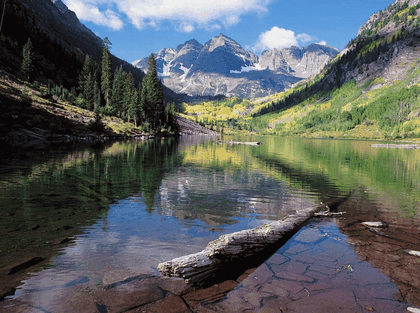
%> input picture HW3/DPCMandMLonImages/river.gif, 420 x 313 px, shrunk from 848 x 632 before the run
$ octave p3.m   (GNU Octave 9; MATLAB toolbox functions it lacks are replaced by stand-ins)
%> lines starting %> are read from the running program, lines starting %| are printed output that depends on the picture; in (x1, y1, x2, y2) boxes, pixels count from 0 and x2, y2 are one past the last pixel; in counts of white or black regions, pixels touching at a corner belong together; the program's own positions count from 1
### HW3/DPCMandMLonImages/DPCM2D.m
function [cpX] = DPCM2D(X, abcset)
    a = abcset(1);
    b = abcset(2);
    c = abcset(3);
    sizeX = size(X);
    X = double(X);
    cpX = X;
    % deal with the first elemets
    cpX(1,1) = X(1,1);
    % deal with the first row except the first elements
    for j = 2:sizeX(2),
        cpX(1,j) = X(1,j)-X(1,j-1);
    end

    % deal with the first column except the first elements
    for i = 2:sizeX(1),
        cpX(i, 1) = X(i,1)-X(i-1, 1);
    end

    % deal with the rest elements
    for i = 2:sizeX(1),
        for j =2:sizeX(2),
            cpX(i, j) = floor(X(i,j)- (a*X(i, j-1)+b*X(i-1, j-1)+c*X(i-1, j)));
            %cpX(i, j) = floor(X(i,j)- (a*X(i, j-1)+b*X(i-1, j-1)+c*X(i-1, j)));
        end
    end
end

### HW3/DPCMandMLonImages/computeEntropy.m
function H = computeEntropy(X)
X = double(X(:));
r = range(X);
f = zeros(r+1,1);
minX = min(X);

for i = 1:length(X),
    f(X(i)-minX+1) = f(X(i)-minX+1)+1;
end

f= f(f~=0);
% probability distribution
p = f./sum(f);
% the self information for each color
SelfX = -log2(p);
% the entropy of this picture
H = sum(p.*SelfX);
end

### HW3/DPCMandMLonImages/p3.m
%% initialization
clear;close all; clc;
%%
[I, map] = imread('river.gif');
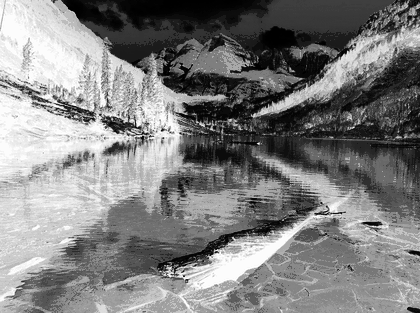
%> I: size 313x420 uint8; min 0, max 255, mean 127.7
%> map = 256 rows, first 12: [0.925 0.933 0.937; 0.914 0.914 0.922; 0.867 0.886 0.925; 0.886 0.875 0.776; 0.847 0.843 0.882; 0.878 0.827 0.529; 0.784 0.824 0.914; 0.796 0.812 0.741; 0.804 0.78 0.808; 0.78 0.741 0.773; 0.796 0.757 0.612; 0.808 0.761 0.396]
G = ind2gray(I, map);
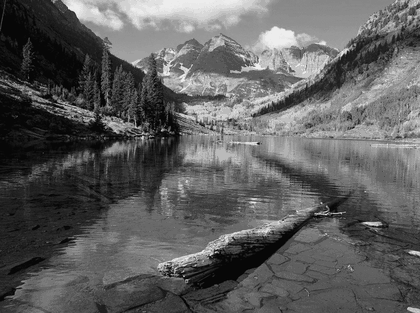
%> G: size 313x420 single; min 0.0157, max 0.931, mean 0.371

%%
% sets of values of a, b and c
abcSet1 = [1, 0, 0];
abcSet2 = [0, 0, 1];
abcSet3 = [0.5, 0, 0.5];
abcSet4 = [1, -1, 1];
abcSet5 = [0.75, -0.5, 0.75];

% residual images E's
E1 = DPCM2D(G, abcSet1);
%> after the loop in DPCM2D, `for j = 2:sizeX(2),`:
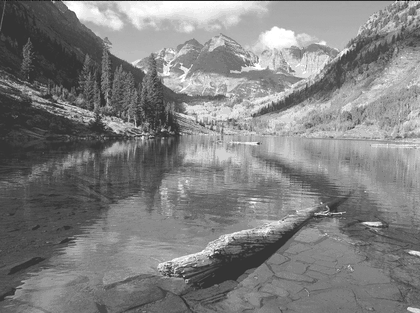
%> cpX: size 313x420 double; min -0.205, max 0.931, mean 0.369; drawn with min black and max white
%> after the loop in DPCM2D, `for i = 2:sizeX(1),`: cpX: size 313x420 double; 0.24% of pixels changed, all inside (x1, y1, x2, y2) = (0, 1, 1, 313)
%E1 = G;
E2 = DPCM2D(G, abcSet2);
E3 = DPCM2D(G, abcSet3);
%> call 3 of DPCM2D, with abcset = [0.5 0 0.5]
%> after the loop in DPCM2D (call 3), `for i = 2:sizeX(1),`:
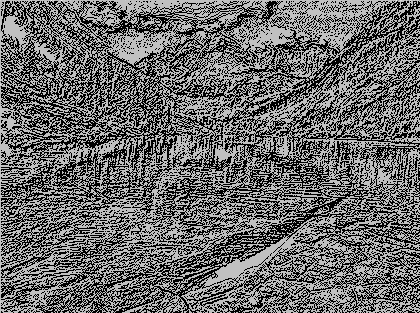
%> cpX: size 313x420 double; min -1, max 0.323, mean -0.451; drawn with min black and max white
E4 = DPCM2D(G, abcSet4);
%> call 4 of DPCM2D, with abcset = [1 -1 1]
%> after the loop in DPCM2D (call 4), `for i = 2:sizeX(1),`:
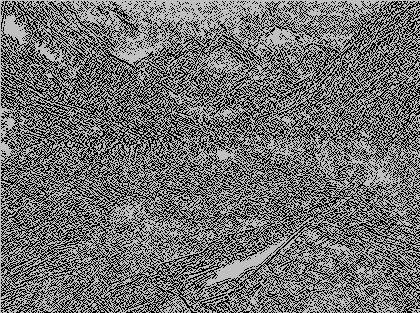
%> cpX: size 313x420 double; min -1, max 0.323, mean -0.422; drawn with min black and max white
E5 = DPCM2D(G, abcSet5);
%> call 5 of DPCM2D, with abcset = [0.75 -0.5 0.75]
%> after the loop in DPCM2D (call 5), `for i = 2:sizeX(1),`:
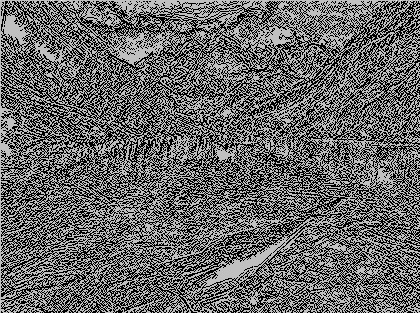
%> cpX: size 313x420 double; min -1, max 0.323, mean -0.465; drawn with min black and max white
%%
min(E1(:)),max(E1(:))
%> after `min(E1(:))`: ans = -1
%> after `max(E1(:))`: ans = 0.323
figure, imagesc(E1),colorbar
figure, imagesc(uint8(E1)), colorbar
%> after `colorbar`:
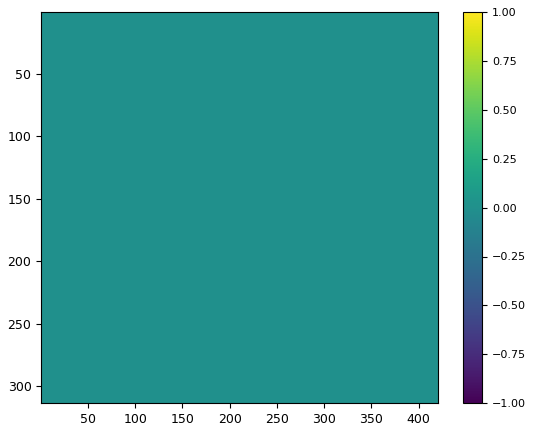
%> figure redrawn from the program's plot data
figure, imshow(E1, [min(E1(:)), max(E1(:))]), colorbar

%%
H1 = computeEntropy(E1);
%> in computeEntropy, `r = range(X);`: r = 1.32
%> the run ends on the next line
